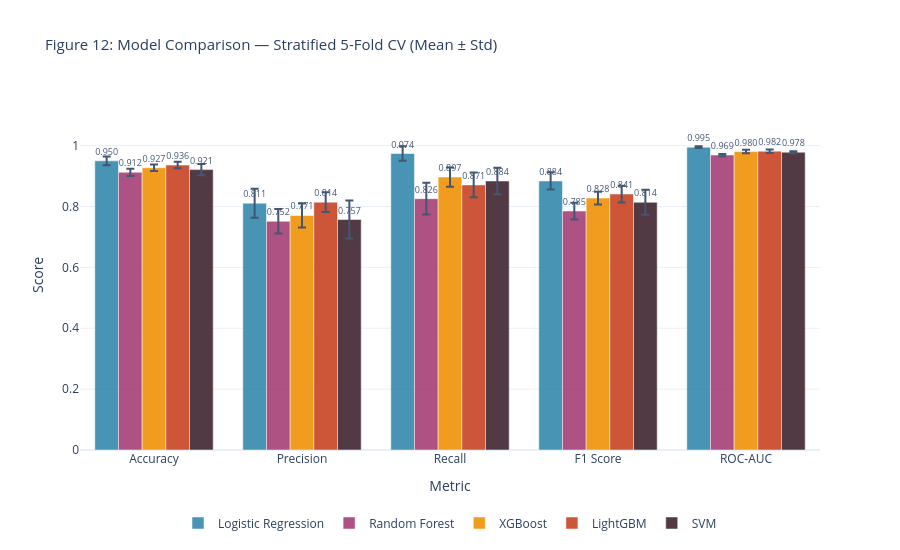

The code cell stored with this chart in its notebook:
### Markdown cell above
### 4.5 Model Comparison — Cross-Validation Results (Plotly)

### Code cell
# ═══════════════════════════════════════════════════════════════════════
# MODEL COMPARISON BAR CHART — Plotly Interactive
# ═══════════════════════════════════════════════════════════════════════

metrics_list = ['accuracy', 'precision', 'recall', 'f1', 'roc_auc']
metric_labels = ['Accuracy', 'Precision', 'Recall', 'F1 Score', 'ROC-AUC']

fig = go.Figure()
for name in cv_results:
    means = [cv_results[name][f'{m}_mean'] for m in metrics_list]
    stds  = [cv_results[name][f'{m}_std'] for m in metrics_list]
    fig.add_trace(go.Bar(
        name=name, x=metric_labels, y=means,
        error_y=dict(type='data', array=stds, visible=True),
        marker_color=MODEL_COLORS[name], opacity=0.88,
        text=[f'{v:.3f}' for v in means], textposition='outside',
        textfont_size=9,
    ))

fig.update_layout(
    barmode='group',
    title='Figure 12: Model Comparison — Stratified 5-Fold CV (Mean ± Std)',
    title_font_size=15,
    xaxis_title='Metric', yaxis_title='Score',
    yaxis_range=[0, 1.15], template='plotly_white',
    legend=dict(orientation='h', yanchor='bottom', y=-0.25, x=0.5, xanchor='center'),
    height=550,
)
fig.show()

### Figure 1 — Plotly figure (JSON) as saved in the notebook; plotly's stock layout.template omitted (floating-point values rounded to 4 significant figures)
{"data": [{"error_y": {"array": [0.01425, 0.04781, 0.02414, 0.0283, 0.002769], "type": "data", "visible": true}, "marker": {"color": "#2E86AB"}, "name": "Logistic Regression", "opacity": 0.88, "text": ["0.950", "0.811", "0.974", "0.884", "0.995"], "textfont": {"size": 9}, "textposition": "outside", "type": "bar", "x": ["Accuracy", "Precision", "Recall", "F1 Score", "ROC-AUC"], "y": [0.95, 0.811, 0.9742, 0.884, 0.9951]}, {"error_y": {"array": [0.01186, 0.04017, 0.05241, 0.02763, 0.003687], "type": "data", "visible": true}, "marker": {"color": "#A23B72"}, "name": "Random Forest", "opacity": 0.88, "text": ["0.912", "0.752", "0.826", "0.785", "0.969"], "textfont": {"size": 9}, "textposition": "outside", "type": "bar", "x": ["Accuracy", "Precision", "Recall", "F1 Score", "ROC-AUC"], "y": [0.9125, 0.7515, 0.8258, 0.7851, 0.9692]}, {"error_y": {"array": [0.0109, 0.03927, 0.03161, 0.02092, 0.005775], "type": "data", "visible": true}, "marker": {"color": "#F18F01"}, "name": "XGBoost", "opacity": 0.88, "text": ["0.927", "0.771", "0.897", "0.828", "0.980"], "textfont": {"size": 9}, "textposition": "outside", "type": "bar", "x": ["Accuracy", "Precision", "Recall", "F1 Score", "ROC-AUC"], "y": [0.9275, 0.7707, 0.8968, 0.8278, 0.9804]}, {"error_y": {"array": [0.01075, 0.03252, 0.0408, 0.02762, 0.005683], "type": "data", "visible": true}, "marker": {"color": "#C73E1D"}, "name": "LightGBM", "opacity": 0.88, "text": ["0.936", "0.814", "0.871", "0.841", "0.982"], "textfont": {"size": 9}, "textposition": "outside", "type": "bar", "x": ["Accuracy", "Precision", "Recall", "F1 Score", "ROC-AUC"], "y": [0.9363, 0.8143, 0.871, 0.841, 0.9819]}, {"error_y": {"array": [0.01879, 0.06253, 0.04376, 0.04071, 0.003501], "type": "data", "visible": true}, "marker": {"color": "#3B1F2B"}, "name": "SVM", "opacity": 0.88, "text": ["0.921", "0.757", "0.884", "0.814", "0.978"], "textfont": {"size": 9}, "textposition": "outside", "type": "bar", "x": ["Accuracy", "Precision", "Recall", "F1 Score", "ROC-AUC"], "y": [0.9213, 0.7572, 0.8839, 0.814, 0.9785]}], "layout": {"barmode": "group", "height": 550, "legend": {"orientation": "h", "x": 0.5, "xanchor": "center", "y": -0.25, "yanchor": "bottom"}, "title": {"font": {"size": 15}, "text": "Figure 12: Model Comparison — Stratified 5-Fold CV (Mean ± Std)"}, "xaxis": {"title": {"text": "Metric"}}, "yaxis": {"range": [0, 1.15], "title": {"text": "Score"}}}}
